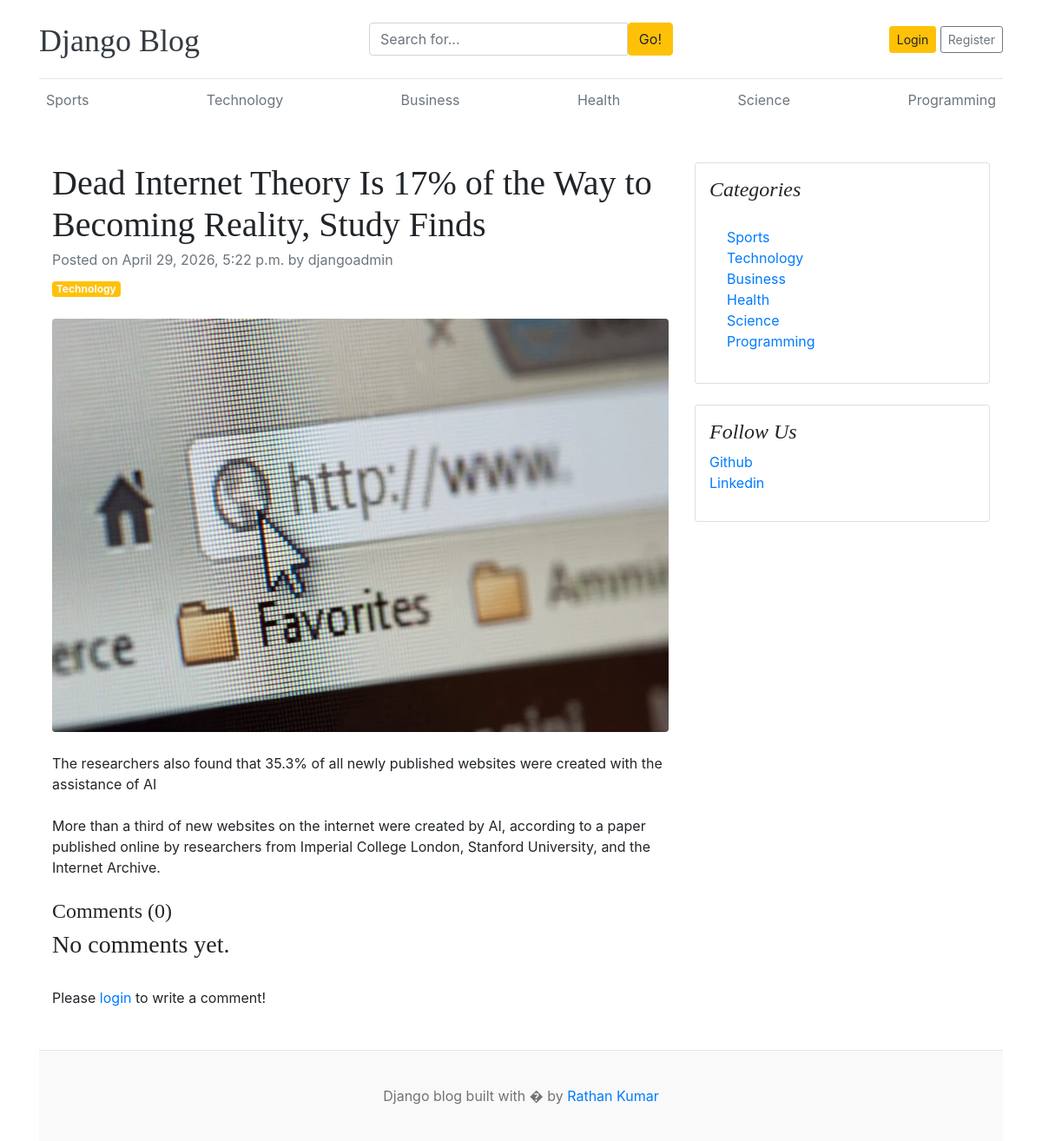
The page /blogs/dead-internet-theory-is-17-of-the-way-to-becoming-reality-study-finds/ on the database its author committed.
### blogs/models.py (models this page shows, shortened)
class Categories(models.Model):
    category_name = models.CharField(max_length=100, unique=True)
    created_at = models.DateTimeField(auto_now_add=True)
    updated_at = models.DateTimeField(auto_now=True)
    class Meta:
        verbose_name_plural = "Categories"
    def __str__(self):
        return self.category_name

class Blog(models.Model):
    title = models.CharField(max_length=200)
    slug = models.SlugField(max_length=200, unique=True, blank=True)
    category = models.ForeignKey(
        Categories, on_delete=models.CASCADE, related_name="blogs"
    )
    author = models.ForeignKey(User, on_delete=models.CASCADE, related_name="blogs")
    featured_image = models.ImageField(
        upload_to="featured_images/%Y/%m/%d", blank=True, null=True
    )
    short_description = models.TextField(max_length=500)
    blog_body = models.TextField(max_length=2000)
    status = models.CharField(max_length=20, choices=STATUSE_CHOICES, default="Draft")
    is_featured = models.BooleanField(default=False)
    created_at = models.DateTimeField(auto_now_add=True)
    updated_at = models.DateTimeField(auto_now=True)

### assignments/models.py (models this page shows, shortened)
class SocialLinks(models.Model):
    platform = models.CharField(max_length=50)
    link = models.URLField(max_length=50)
    created_at = models.DateTimeField(auto_now_add=True)
    updated_at = models.DateTimeField(auto_now=True)

### blogs/views.py (the view, shortened to what this page needs)
# urls.py: path("blogs/<slug:slug>/", blog_views.blogs, name="blogs"),
def blogs(request, slug):
    single_blog = get_object_or_404(Blog, slug=slug, status="Published")
    comments = Comment.objects.filter(blog=single_blog)
    try:
        about = About.objects.get()
    except:
        about = None
    social_links = SocialLinks.objects.all()
    context = {"single_blog": single_blog, "about": about, "social_links": social_links , "comments": comments}
    return render(request, "blogs.html", context)

### blogs/context_processors.py (called while the page is built)
def get_categories(request):
    categories = Categories.objects.all()
    return dict(categories=categories)

### templates/blogs.html
{% extends "base.html" %}
{% block content %}
<div class="container mt-5">
  <div class="row">
    <div class="col-lg-8">
      <article>
        <header class="mb-4">
          <h1 class="fw-bolder mb-1">{{ single_blog.title }}</h1>
          <div class="text-muted fst-italic mb-2">Posted on {{ single_blog.created_at }} by {{ single_blog.author }}
          </div>
          <a class="badge bg-warning text-decoration-none text-light" href="#!">{{ single_blog.category }}</a>
        </header>
        <figure class="mb-4"><img class="img-fluid rounded" src="{{ single_blog.featured_image.url }}" alt="..." />
        </figure>
        <section class="mb-5">
          <p class="fs-5 mb-4">{{ single_blog.short_description }}</p>
          <p class="fs-5 mb-4">{{ single_blog.blog_body }}</p>
          <h4>Comments ({{ comments|length }})</h4>
          {% if comments %}
          {% for comment in comments %}
          <div class="card mt-1">
            <div class="card-body">
              <p class="card-text mb-0">{{ comment }}</p>
              <span>
                <small>By {{ comment.user }}</small>
                <small>| {{ comment.created_at | timesince }} ago</small>
              </span>
            </div>
          </div>
          {% endfor %}
          {% else %}
          <h3 class="">No comments yet.</h3>
          {% endif %}
          <br>
          <div class="form-group">
            {% if user.is_authenticated %}
            <form action="" method="POST">
              {% csrf_token %}
              <div class="form-group">
                <textarea name="comment" class="form-control" placeholder="Write your comment"></textarea>
                <input type="submit" value="Submit" class="btn btn-primary mt-2">
              </div>
            </form>
            {% else %}
            <p>Please <span><a href="{% url 'login' %}">login</a></span> to write a comment!</p>
            {% endif %}
          </div>
        </section>
      </article>
    </div>
    <div class="col-lg-4">
      <div class="card mb-4 p-3">
        <h4 class="font-italic">Categories</h4>
        <div class="card-body">
          <div class="row">
            <div class="col-sm-6">
              <ul class="list-unstyled mb-0">
                {% for cat in categories %}
                <li><a href="{% url 'posts_by_category' cat.id %}">{{ cat.category_name }}</a></li>
                {% endfor %}
              </ul>
            </div>
          </div>
        </div>
      </div>
      {% if social_links %}
      <div class="card mb-4 p-3">
        <h4 class="font-italic">Follow Us</h4>
        <ol class="list-unstyled">
          {% for i in social_links %}
          <li><a href="{{ i.link }}" target="_blank">{{ i.platform }}</a></li>
          {% endfor %}
        </ol>
      </div>
      {% endif %}
    </div>
  </div>
</div>
{% endblock %}

### templates/base.html (shortened to what this page needs)
{% load static %}
<!doctype html>
<html lang="en">
<head>
    <link href="https://getbootstrap.com/docs/4.0/dist/css/bootstrap.min.css" rel="stylesheet" />
    <link rel="stylesheet" href="https://cdnjs.cloudflare.com/ajax/libs/font-awesome/7.0.1/css/all.min.css"
 />
    <link href="{% static 'css/blog.css' %}" rel="stylesheet" />
</head>
<body>
    <div class="container">
        <header class="blog-header py-3">
            <div class="row flex-nowrap justify-content-between align-items-center">
                <div class="col-4 pt-1">
                    <a class="blog-header-logo text-dark" href="/">Django Blog</a>
                </div>
                <div class="col-4">
                    <form action="{% url 'search_blogs' %}" method="GET">
                        <div class="input-group">
                            <input type="text" name="keyword" value="{{ keyword }}" class="form-control"
                                placeholder="Search for...">
                            <span class="input-group-btn">
                                <button type="submit" class="btn btn-warning" type="button">Go!</button>
                            </span>
                        </div>
                    </form>
                </div>
                <div class="col-4 d-flex justify-content-end align-items-center">
                    {% if not user.is_authenticated %}
                    <a class="btn btn-sm btn-warning" href="{% url 'login' %}">Login</a> &nbsp;
                    <a class="btn btn-sm btn-outline-secondary" href="{% url 'register' %}">Register</a>
                    {% else %}
                    <span class="navbar-text">
                        <a href="{% url 'dashboards:dashboard' %}" class="btn btn-warning">Dashboard</a>
                        &nbsp;
                        <span><a href="{% url 'logout' %}" class="btn btn-warning">Logout</a></span>
                    </span>
                    {% endif %}
                </div>
            </div>
        </header>
        <div class="nav-scroller py-1 mb-2">
            <nav class="nav d-flex justify-content-between">
                {% for category in categories %}
                <a class="p-2 text-muted" href="{% url 'posts_by_category' category.id %}">{{ category.category_name }}</a>
                {% endfor %}
            </nav>
        </div>
        {% block content %} {% endblock %}
        <footer class="blog-footer">
            <p>Django blog built with � by <a href="#">Rathan Kumar</a></p>
        </footer>
    </div>
</body>
</html>

### static/css/blog.css (style rules this page uses)
.blog-header { border-bottom: 1px solid #e5e5e5; }
.blog-header-logo { font-family: "Playfair Display", Georgia, "Times New Roman", serif ; font-size: 2.25rem; }
h1, h2, h3, h4, h5, h6 { font-family: "Playfair Display", Georgia, "Times New Roman", serif ; }
.blog-footer { padding: 2.5rem 0; color: #727272; text-align: center; background-color: #f9f9f9; border-top: 0.05rem solid #e5e5e5; }
.blog-footer p:last-child { margin-bottom: 0; }

### rows shown on the page
Categories: category_name "Sports"
Categories: category_name "Technology"
Categories: category_name "Business"
Categories: category_name "Health"
Categories: category_name "Science"
Categories: category_name "Programming"
Blog: title "Dead Internet Theory Is 17% of the Way to Becoming Reality, Study Finds", created_at "April 29, 2026, 5:22 p.m.", author "djangoadmin", category "Technology", featured_image (picture), short_description "The researchers also found that 35.3% of all newly published websites were created with the assistance of AI", blog_body "More than a third of new websites on the internet were created by AI, according to a paper published online by researchers from Imperial College London, Stanford University, and the Internet Archive."
SocialLinks: platform "Github"
SocialLinks: platform "Linkedin"

### other values the page prints
{{ comments|length }} "0"
